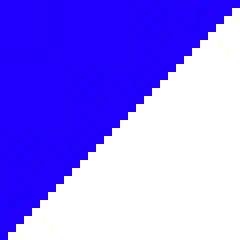
#> input picture isy/isy-02/isy-02/images/hog_test/diag.jpg, 30 x 30 px (shown 8 times larger)
$ python 02_simple_hog.py   (older library calls are emulated)
#> lines starting #> are read from the running program, lines starting #| are printed output that depends on the picture
import numpy as np
import cv2
import math
import matplotlib
matplotlib.use('TkAgg')
import matplotlib.pyplot as plt

###############################################################
#
# Write your own descriptor / Histogram of Oriented Gradients
#
###############################################################


def plot_histogram(hist, bins):
    width = 0.7 * (bins[1] - bins[0])
    center = (bins[:-1] + bins[1:]) / 2
    plt.bar(center, hist, align='center', width=width)
    plt.show()


def compute_simple_hog(imgcolor, keypoints):

 # convert color to gray image and extract feature in gray

    imgGray = cv2.cvtColor(imgcolor, cv2.COLOR_BGRA2GRAY)
    # compute x and y gradients
    # taken from here: https://docs.opencv.org/3.0-beta/doc/py_tutorials/py_imgproc/py_gradients/py_gradients.html
    sobelX = cv2.Sobel(imgGray, cv2.CV_64F, 1, 0)
    sobelY = cv2.Sobel(imgGray, cv2.CV_64F, 0, 1)
    # compute magnitude and angle of the gradients
    mog = cv2.magnitude(sobelX, sobelY)

    # test images are kind of broken, because the blue color isn't the same in all pixels

    # go through all keypoints and and compute feature vector
    descr = np.zeros((len(keypoints), 8), np.float32)
    for count, kp in enumerate(keypoints):
        kpY, kpX = kp.pt
        y1 = int(kpY - int(kp.size / 2))
        y2 = int(kpY + int(kp.size / 2)) + 1    # add one to get the right length when slicing later
        x1 = int(kpX - int(kp.size / 2))
        x2 = int(kpX + int(kp.size / 2)) + 1    # add one to get the right length when slicing later
        # extract angle in keypoint sub window
        # extract gradient magnitude in keypoint subwindow
        # create histogram of angle in subwindow BUT only where magnitude of gradients is non zero! Why? Find an
        # answer to that question use np.histogram
        # (hist, bins) = np.histogram(...)
        """ Answer: When there is no gradient, angle returns also 0 and not None or s.l.t which has the same meaning as
            an angle of 0. So we need to filte out all 0=Nones, that only the really 0 angles are left.
        """

        mog_window = mog[y1:y2, x1:x2]
        angle = cv2.phase(sobelX[y1:y2, x1:x2], sobelY[y1:y2, x1:x2])
        # filter out all nones, with use of np magic
        angle = angle[mog_window != 0]
        # bins is the max. of balken which are shown, range set all histos to the same width in x direction,
        #  density normalizes the values in y direction, analog to imgs in exercise
        (hist, bins) = np.histogram(angle, bins=8, range=(0.0, 2 * np.pi), density=True)
        plot_histogram(hist, bins)
        descr[count] = hist

        return descr


#increased keypoint because of the keypoint is to small for outgoing the circle
keypoints = [cv2.KeyPoint(15, 15, 25)]

# test for all test images
testImages = []
testImages.append(cv2.imread('./images/hog_test/diag.jpg'))
testImages.append(cv2.imread('./images/hog_test/horiz.jpg'))
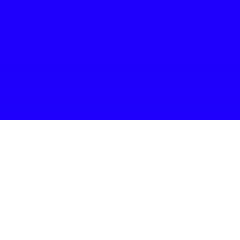
#> input picture isy/isy-02/isy-02/images/hog_test/horiz.jpg, 30 x 30 px (shown 8 times larger)
testImages.append(cv2.imread('./images/hog_test/vert.jpg'))
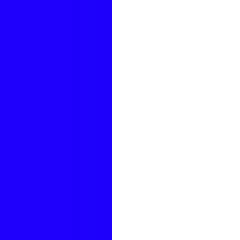
#> input picture isy/isy-02/isy-02/images/hog_test/vert.jpg, 30 x 30 px (shown 8 times larger)
testImages.append(cv2.imread('./images/hog_test/circle.jpg'))
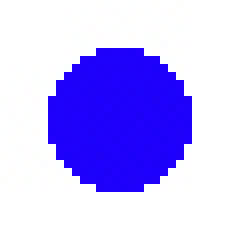
#> input picture isy/isy-02/isy-02/images/hog_test/circle.jpg, 30 x 30 px (shown 8 times larger)
for test in testImages:
    descriptor = compute_simple_hog(test, keypoints)
#> this loop made 4 passes
#> pass 1, in compute_simple_hog, `imgGray = cv2.cvtColor(imgcolor, cv2.COLOR_BGRA2GRAY)`:
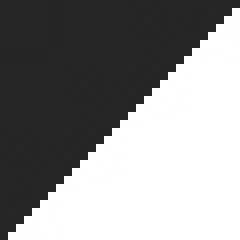
#> imgGray: shape (30, 30) (shown 8 times larger); min 37, max 255, mean 142.7
#> pass 1, in compute_simple_hog, `mog = cv2.magnitude(sobelX, sobelY)`:
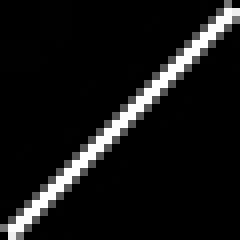
#> mog: shape (30, 30) float64 (shown 8 times larger); min 0, max 922.1, mean 79.1; drawn with min black and max white
#> pass 1, in plot_histogram, `plt.show()`:
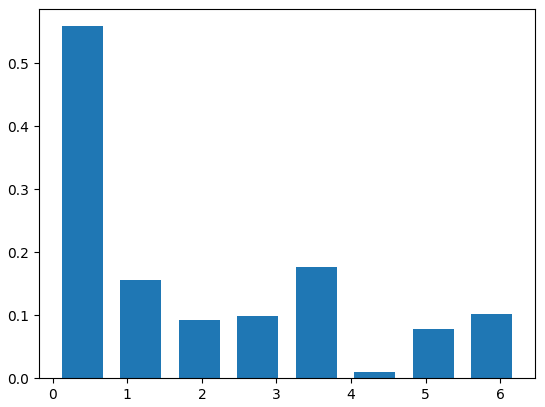
#> figure drawn by matplotlib, 1 panel; tallest bar 0.559 high, from x = 0.118 to 0.668
#> pass 2, in plot_histogram (call 2), `plt.show()`:
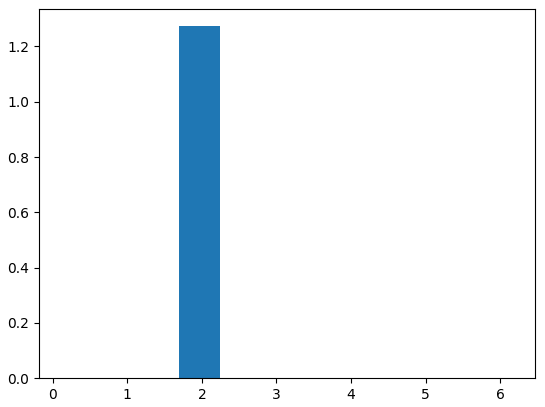
#> figure drawn by matplotlib, 1 panel; tallest bar 1.27 high, from x = 1.69 to 2.24
